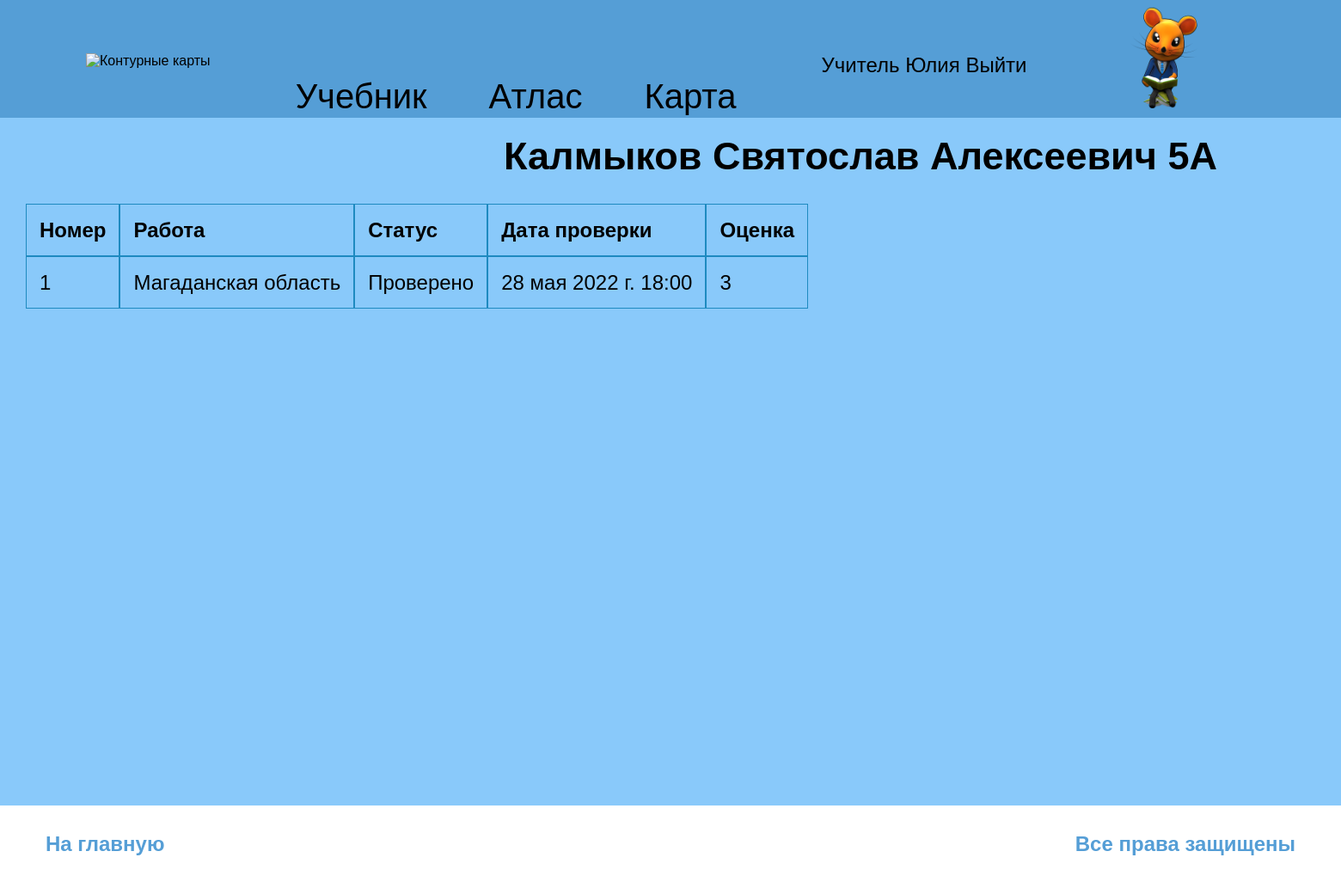
The app's page /student/1/ (signed in) with its own data.
### main/models.py (models this page shows, shortened)
class Auth(AbstractUser):
    email = models.EmailField(null=True, verbose_name = 'Почта', unique=True, max_length=150)
    last_name = models.CharField(null=True, verbose_name = 'Фамилия', max_length=150)
    first_name = models.CharField(null=True, verbose_name = 'Имя', max_length=150)
    patronymic = models.CharField(null=True, verbose_name = 'Отчество', max_length=150)
    birth_date = models.DateField(null=True, verbose_name = 'Дата рождения', blank=True)
    is_teacher = models.BooleanField(verbose_name = 'Учитель', default=False)
    user_class = models.ForeignKey(
        Classes,
        null=True,
        verbose_name = 'Класс',
        on_delete = models.CASCADE,
        blank=True
    )
    school_number = models.ForeignKey(
        Schools,
        null=True,
        verbose_name = 'Номер школы',
        on_delete = models.CASCADE
    )
    class Meta:
        verbose_name = _("user")
        verbose_name_plural = _("Пользователи")

class Classes(models.Model):
    class_number = models.IntegerField(
        verbose_name = 'Номер класса',
        validators=[MinValueValidator(1), MaxValueValidator(11)],
        blank = False
    )
    class_letter = models.CharField(verbose_name = 'Буква класса', max_length=3, blank = False)
    school = models.ForeignKey(Schools, null=True, verbose_name = 'Номер школы', on_delete = models.CASCADE, blank = False)
    teacher = models.ForeignKey(
        settings.AUTH_USER_MODEL,
        verbose_name = 'Учитель',
        on_delete = models.PROTECT,
        blank = False
    )
    class Meta:
        verbose_name = _("classes")
        verbose_name_plural = _("Классы")

class DoneWorks(models.Model):
    student = models.ForeignKey(
        settings.AUTH_USER_MODEL,
        verbose_name = 'Идентификация студента',
        on_delete = models.PROTECT
    )
    done_work = models.ImageField(
        verbose_name = 'Готовая работа',
        upload_to="done_map/%Y/%m/%d/",
        default='Готовая карта'
    )
    work = models.ForeignKey(Works, verbose_name = 'Идентификация работы', on_delete = models.CASCADE)
    grade = models.IntegerField(null=True, verbose_name = 'Оценка', validators=[MinValueValidator(1), MaxValueValidator(5)], blank=False)
    check_status = models.BooleanField(verbose_name = 'Статус', default=False)
    time_create = models.DateTimeField(verbose_name = 'Время создания', auto_now_add=True)
    time_update = models.DateTimeField(verbose_name = 'Время обновления', auto_now=True)
    teacher = models.ForeignKey(
        settings.AUTH_USER_MODEL,
        null=True,
        verbose_name = 'Учитель',
        on_delete = models.PROTECT,
        related_name = 'Учитель'
    )
    comment_from_teacher = models.CharField(
        verbose_name = 'Комментарий от учителя',
        null=True,
        max_length=255,
        blank=True,
    )
    comment_from_student = models.CharField(
        verbose_name = 'Комментарий от ученика',
        null=True,
        max_length=127,
        blank=True,
    )
    class Meta:
        verbose_name = _("done_works")
        verbose_name_plural = _("Сделанные работы")

class Works(models.Model):
    number = models.IntegerField(verbose_name = 'Номер задания', blank = False)
    work = models.ImageField(
        verbose_name = 'Работа',
        upload_to="base_maps/%Y/%m/",
        default='Базовая карта'
    )
    legend = models.CharField(verbose_name = 'Условные обозначения', max_length=511, blank = True)
    task = models.CharField(null=True, verbose_name = 'Задание', max_length=511)
    school_number = models.ForeignKey(
        Schools,
        null=True,
        verbose_name = 'Номер школы',
        on_delete = models.CASCADE
    )
    teacher = models.ForeignKey(
        settings.AUTH_USER_MODEL,
        verbose_name = 'Учитель',
        on_delete = models.PROTECT,
        blank=False,
        default=2
    )
    for_class = models.ForeignKey(
        Classes,
        null=True,
        verbose_name = 'Класс',
        on_delete = models.CASCADE
    )
    is_active = models.BooleanField(verbose_name = "Активность", default=False)
    work_name = models.CharField(verbose_name = 'Название задания', max_length=50, blank = False)
    class Meta:
        verbose_name = _("works")
        verbose_name_plural = _("Заданные работы")

### teacher/views.py (the view)
# urls.py: path('student/<int:student_id>/', one_student, name = 'one_student'),
def one_student(request, student_id):
    if request.user.is_authenticated:
        if request.user.is_teacher:
            teacher = Auth.objects.get(id=request.user.id)
            works = Works.objects.filter(teacher_id=teacher.id)
            done_works = DoneWorks.objects.filter(student_id=student_id)
            student = Auth.objects.get(id = student_id)
            student_class = Classes.objects.get(id = student.user_class_id)
            students_works_list = []
            for s in done_works:
                if s.student_id == student_id:
                    students_works_list.append(s)
            numbers = []
            for i in range(1, len(students_works_list)+1):
                numbers.append(i)
            context =  {
                'student_class': student_class,
                'numbers': numbers,
                'works': works,
                'done_works': done_works,
                'student_id': student_id,
                'student': student,
            }
        else:
            context = {
            }
        return render(request, 'teacher/one_student.html', context=context)
    return pageNotFound(request)

### templates/teacher/one_student.html (shortened to what this page needs)
{% extends 'main/layouts/layout.html' %} {% load static %}
{% block main %}
<h3 class="class-h2 class-menu-h3"> {{ student.last_name }} {{ student.first_name }} {{ student.patronymic }} {{ student_class.class_number }}{{ student_class.class_letter }}</h3>
<table cellspacing="0">
    <tr>
        <th>Номер</th>
        <th>Работа</th>
        <th>Статус</th>
        <th>Дата проверки</th>
        <th>Оценка</th>
    </tr>
    {% if student_id == student.id %}
    {% for student_work in done_works %}
    <tr>
        <td>{{ student_work.work.number }}</td>
        <td>
            <a href="{% url 'work_review' student_id student_work.work_id %}" class="done_homework">{{ student_work.work.work_name }}</a></td>
        <td>
            {% if student_work.grade %}Проверено{% else %}Сдано{% endif %}
        </td>
        <td>
            {{ student_work.time_update }}
        </td>
        <td>
            {{ student_work.grade }}
        </td>
    </tr>
{% endfor %}{% endif %}
</table>
{% endblock %}

### templates/main/layouts/layout.html (shortened to what this page needs)
{% load static %}
<!DOCTYPE html>
<html lang="ru">
<head>
    <link href="{% static '/main/css/style.css' %}" rel="stylesheet">
</head>
<body>
    <header class="adapt-header">
        <section class="page-navbar">
            <div class="left-navbar">
                {% if request.user.is_teacher %}
                    <a href="{% url 'teacher_classes' %}" class="logo">
                {% else %}
                    <a href="{% url 'home' %}" class="logo">
                {% endif %}
                    <img src="{% static 'main/gif/logo.gif' %}" alt="Контурные карты" class="logo-gif" windth='220' height="220">
                    </a>
            </div>
            {% block body %}
                {% if request.user.is_authenticated %}
            <div class="center-navbar">
                <a href="{% url 'book' %}" class="center-nav-link">Учебник</a>
                <a href="{% url 'atlas' %}" class="center-nav-link">Атлас</a>
                <a href="{% url 'contour_map' %}" class="center-nav-link">Карта</a>
            </div>
                {% endif %}
            {% endblock %}
            <div class="right-navbar">
                <div class="navbar-registration">
                    {% if request.user.is_authenticated %}
                        <span class="hello-text">
                        {% if request.user.is_teacher %}
                            Учитель {% if request.user.first_name %} {{ user.first_name }} {% else %} {{ user.username }} {% endif %}
                        {% else %}
                            Ученик {% if request.user.first_name == None %} {{ user.username }} {% else %} {{ user.first_name }} {% endif %}
                        {% endif %}
                        <a href="{% url 'logout' %}" class="logout-link">Выйти</a>
                        </span>
                    {% else %}
                    <a href="{% url 'login' %}" class="registration-link">Войти</a>
                    {% endif %}
                </div>
                {% if request.user.is_authenticated %}
                    {% if request.user.is_teacher %}
                        <a href="{% url 'account' %}" class="icon-account">
                            <img src="{% static '/main/img/kvoka1.png' %}" alt="User" windth='119' height="119">
                    {% else %}
                        <a href="{% url 'account' %}" class="icon-account">
                            <img src="{% static '/main/img/kvoka.png' %}" alt="User" windth='119' height="119">
                    {% endif %}
                {% else %}
                    <img src="{% static '/main/img/kvoka.png' %}" alt="User" windth='119' height="119">
                {% endif %}
            </a>
        </div>
    </section>
</header>
    <div class="wrapper">
        <main>
            {% block main %} {% endblock %}
        </main>
    </div>
    <footer>
{% block footer %}
    {% if request.user.is_teacher %}
        <a href="{% url 'teacher_classes' %}" class="to-start">На главную</a>
    {% else %}
        <a href="{% url 'home' %}" class="to-start">На главную</a>
    {% endif %}
        <span class="copyright"> Все права защищены</span>
{% endblock %}
    </footer>
</body>
</html>

### static/main/css/style.css (style rules this page uses)
body, html { height: 100%; width: 100%; margin: 0 auto; font-family: 'Gill Sans', 'Gill Sans MT', 'Calibri', 'Trebuchet MS', sans-serif; }
a { text-decoration: none; color: #000; }
.adapt-header { font-family: 'Gill Sans', 'Gill Sans MT', 'Calibri', 'Trebuchet MS', sans-serif; background: #559ed6; margin: 0 auto; position: relative; }
.page-navbar { display: flex; justify-content: space-between; position: relative; box-sizing: border-box; }
.left-navbar { display: flex; justify-content: flex-start; align-items: center; box-sizing: border-box; }
.logo-gif { margin-left: 100px; margin-top: 8px; margin-bottom: 4px; }
.center-navbar { display: flex; justify-content: space-between; padding-top: 88px; }
.center-nav-link { color: #000; font-style: normal; font-weight: 400; font-size: 40px; line-height: 49px; }
.center-nav-link:nth-child(2) { margin: 0 72px; }
.right-navbar { display: flex; align-items: center; margin-right: 100px; }
.navbar-registration { display: flex; flex-direction: column; align-items: flex-end; padding-top: 27px; }
.hello-text, .logout-link { color: #000; font-style: normal; font-weight: 400; font-size: 24px; line-height: 29px; margin-bottom: 13px; margin-right: 27px; }
.wrapper { font-family: 'Gill Sans', 'Gill Sans MT', 'Calibri', 'Trebuchet MS', sans-serif; ; display: flex; height: 100%; background-color: #89c9fa; box-sizing: border-box; }
main { flex: 1 0 auto; }
.class-h2 { color: rgb(0, 0, 0); font-style: bold; font-weight: 700; font-size: 32px; line-height: 50px; padding-left: 40px; }
.class-menu-h3 { display: inline-block; margin: 20px 35% 0; font-size: 45px; width: 1000px; }
TABLE { color: #000; font-style: normal; font-weight: 400; font-size: 24px; line-height: 29px; margin: 30px; }
TD, TH { padding: 15px; border: 1px solid #1e8ac0; }
TH { text-align: left; }
footer { font-family: 'Gill Sans', 'Gill Sans MT', 'Calibri', 'Trebuchet MS', sans-serif; ; display: flex; background-color: #fff; color: #559ed6; font-style: bold; font-weight: 700; font-size: 24px; line-height: 29px; padding: 30px 53px; justify-content: space-between; }
.to-start { color: #559ed6; font-style: bold; font-weight: 700; font-size: 24px; line-height: 29px; }

### records on screen
Auth: first_name "Юлия"
Auth: last_name "Калмыков", first_name "Святослав", patronymic "Алексеевич"
Classes: class_number "5", class_letter "А"
DoneWorks: work.number "1", work.work_name "Магаданская область", shows "Проверено", time_update "28 мая 2022 г. 18:00", grade "3"
